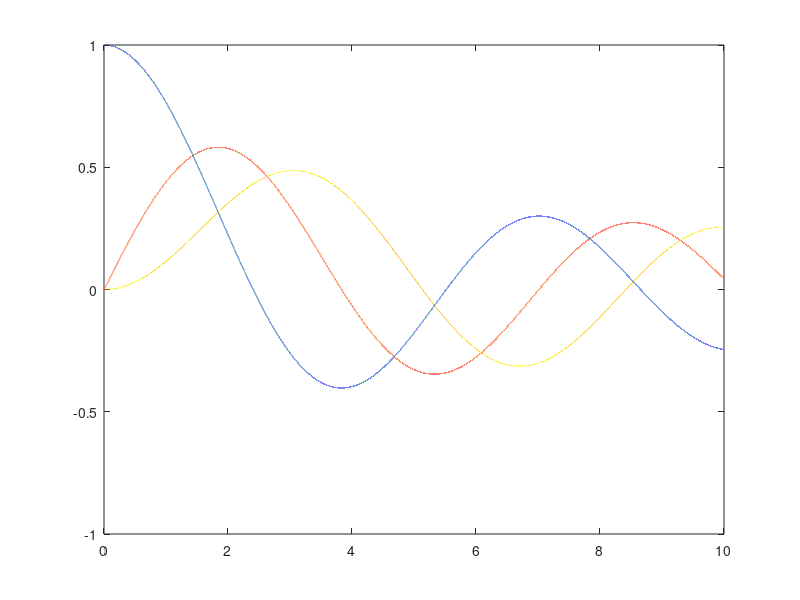

The MATLAB source for this figure:
x1=1e-4:1e-4:10;
x2=3:1e-4:10;

for m=0:2
    Jm=besselj(m,x1);
    figure(1)
    plot(x1,Jm);
    hold on;
    % Km=besselk(m,x2);
    % figure(2)
    % plot(x2,Km);
    % hold on;
end
% figure(1);
% xlabel('x');
% ylabel('J_m(x)');
% legend('m=0','m=1','m=2','m=3','m=4','m=5');
% hold off;
% figure(2);
% xlabel('x');
% ylabel('K_m(x)');
% legend('m=0','m=1','m=2','k=3','m=4','m=5');
% hold off;